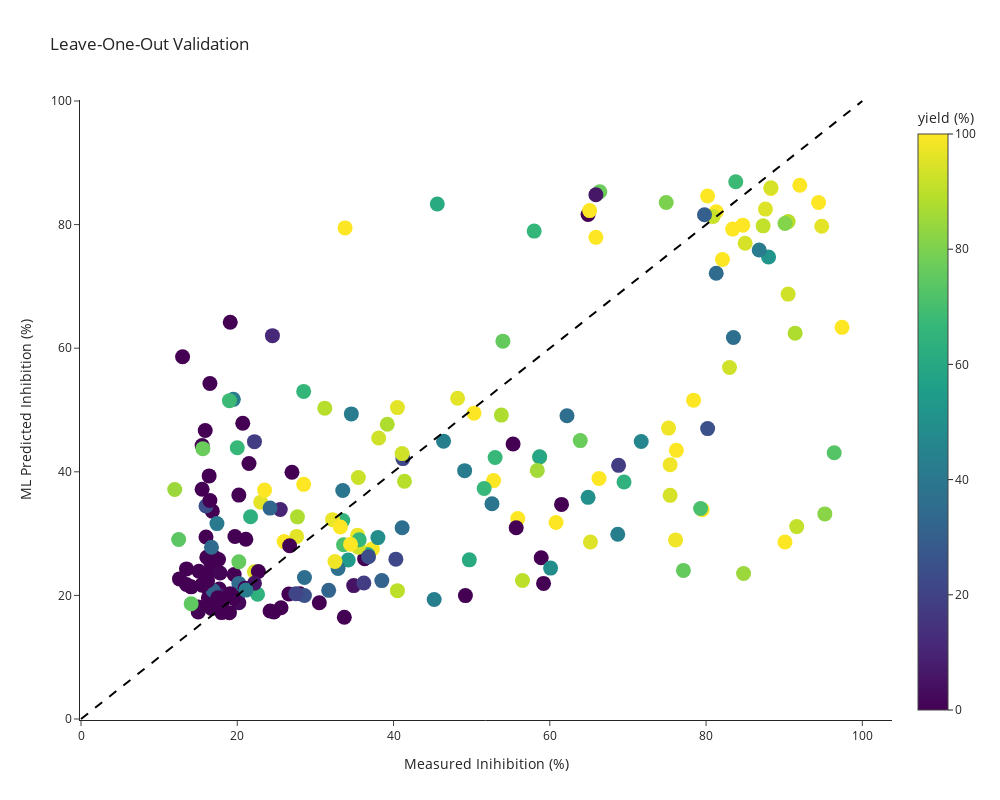

This figure's notebook cell:
### Code cell
import time

merged_df['Inhibition (%)'] = 100 - merged_df['activity']
display(merged_df)
display(merged_df.query('inhibition == 86.7'))

df_without_errors = merged_df.query('`Inhibition (%)` == `Measured Inhibition (%)`')

fig = px.scatter(df_without_errors, 
                 x='Inhibition (%)',
                 y='RF Predicted Inhibition (%)',
                 color='yield (%)',
                 hover_data=['Measured Inhibition (%)'],
                 width=1000,
                 height=800, 
                 title='Leave-One-Out Validation',
                 labels={
                     "RF Predicted Inhibition (%)": "ML Predicted Inhibition (%)",
                     "Inhibition (%)": "Measured Inihibition (%)",
                 },
                 template='simple_white',)

fig.add_shape(type='line',
              x0=0,
              y0=0,
              x1=100,
              y1=100,
              line=dict(color='black', dash='dash'),
              xref='x',
              yref='y',
              opacity=1,
              line_width=2
              )
# fig.update_xaxes(showgrid=False)
# fig.update_yaxes(showgrid=False)
# fig.update_layout(
#     title='Leave-One-Out Regression',
#     # title=r'$Leave-One-Out Regression (N=300, R^2: , \rho:)$',
#     width=1000,  # size of figure
#     height=800,
#     xaxis=dict(title="Measured Inhibition (%)"),
#     yaxis=dict(title="ML Predicted Inhibition (%)"),
#     template='simple_white'
# )

fig.update_traces(marker={'size': 15})

fig.write_image('rf_loo.pdf')
time.sleep(2)
fig.write_image('rf_loo.pdf')
fig.show()
# app = molplotly.add_molecules(
#     fig=fig, df=df_without_errors, title_col='Molecule Name', smiles_col='smiles', caption_cols=['yield (%)', 'Measured Inhibition (%)'], wrap=True, wraplen=25, width=150)

# app.run_server(mode='inline', port=8013, height=650)

### Figure 1 — Plotly figure (JSON) as saved in the notebook; plotly's stock layout.template omitted (floating-point values rounded to 4 significant figures; data arrays with more than 128 entries replaced by an {"elided": "..."} marker saying what was removed)
{"data": [{"customdata": {"elided": "212x1 float values"}, "hovertemplate": "Measured Inihibition (%)=%{x}<br>ML Predicted Inhibition (%)=%{y}<br>Measured Inhibition (%)=%{customdata[0]}<br>yield (%)=%{marker.color}<extra></extra>", "legendgroup": "", "marker": {"color": {"elided": "212 int values"}, "coloraxis": "coloraxis", "size": 15, "symbol": "circle"}, "mode": "markers", "name": "", "orientation": "v", "showlegend": false, "type": "scatter", "x": {"elided": "212 float values"}, "xaxis": "x", "y": {"elided": "212 float values"}, "yaxis": "y"}], "layout": {"coloraxis": {"colorbar": {"title": {"text": "yield (%)"}}, "colorscale": [[0, "#440154"], [0.1111, "#482878"], [0.2222, "#3e4989"], [0.3333, "#31688e"], [0.4444, "#26828e"], [0.5556, "#1f9e89"], [0.6667, "#35b779"], [0.7778, "#6ece58"], [0.8889, "#b5de2b"], [1, "#fde725"]]}, "height": 800, "legend": {"tracegroupgap": 0}, "shapes": [{"line": {"color": "black", "dash": "dash", "width": 2}, "opacity": 1, "type": "line", "x0": 0, "x1": 100, "xref": "x", "y0": 0, "y1": 100, "yref": "y"}], "title": {"text": "Leave-One-Out Validation"}, "width": 1000, "xaxis": {"anchor": "y", "domain": [0, 1], "title": {"text": "Measured Inihibition (%)"}}, "yaxis": {"anchor": "x", "domain": [0, 1], "title": {"text": "ML Predicted Inhibition (%)"}}}}
